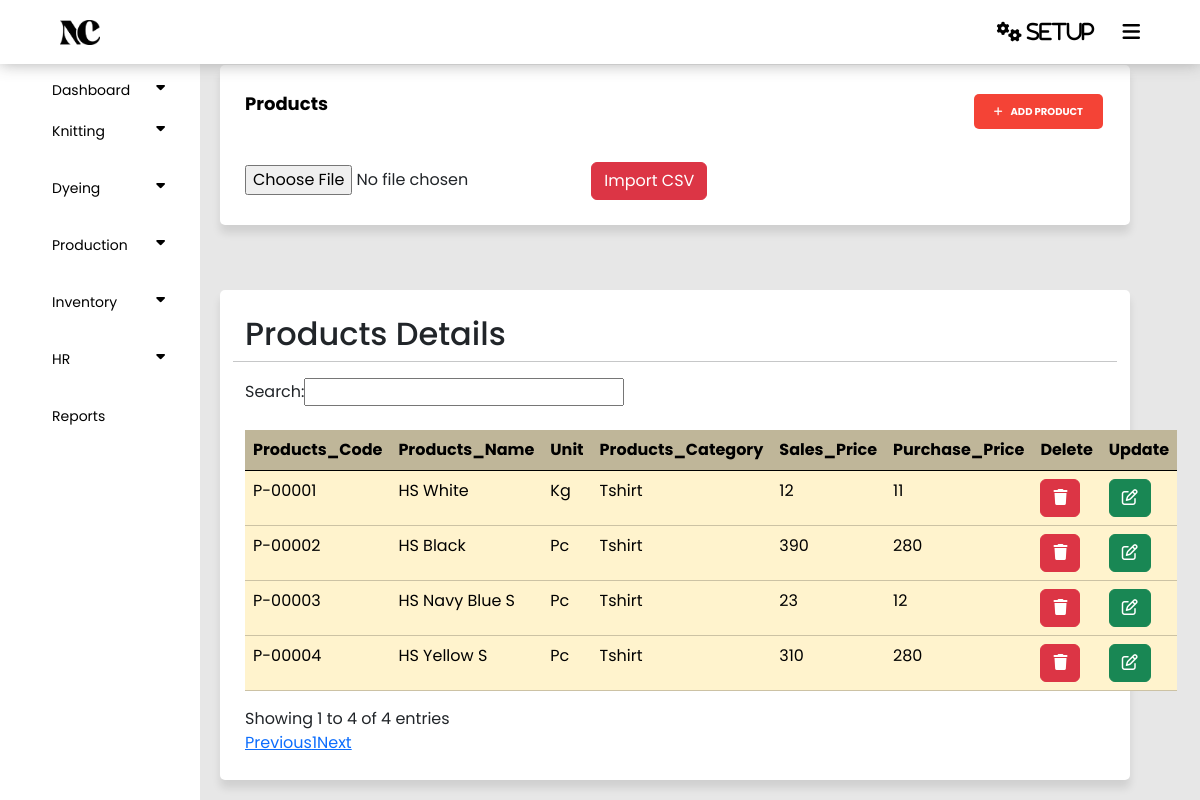
/panel/product.php, run on an earlier commit of the app's database.
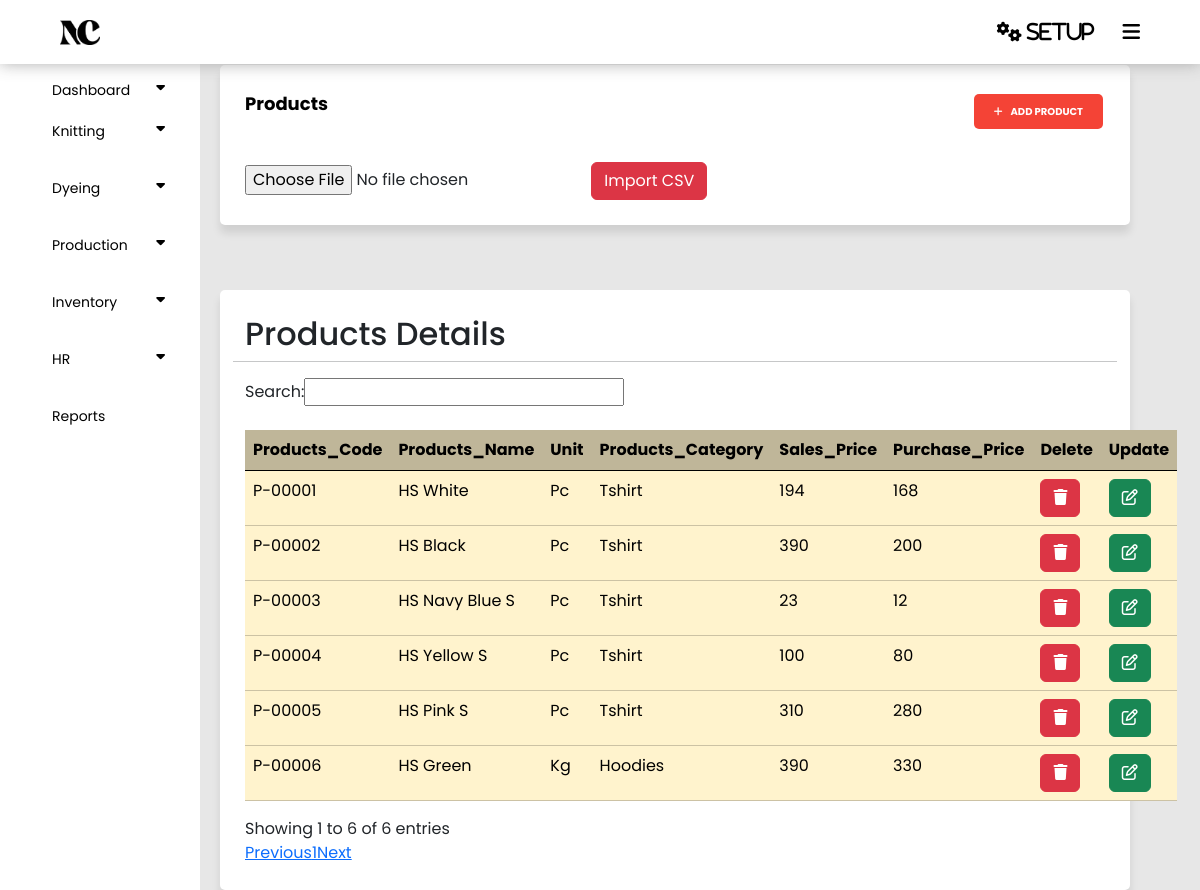
And on a later commit of the database.
### tables this page shows
CREATE TABLE `products` (
  `Id` int(255) NOT NULL,
  `Code` varchar(255) NOT NULL,
  `Name` varchar(255) NOT NULL,
  `Measurement` varchar(255) NOT NULL,
  `Category` varchar(255) NOT NULL,
  `Sales_Price` int(11) NOT NULL,
  `Purchase_Price` int(255) NOT NULL,
  `Status` tinyint(255) NOT NULL DEFAULT 1
);

### panel/product.php (the view, shortened to what this page needs)
<?php
require('config.php');
require('index.php');
$fetch = "SELECT * FROM `products` WHERE status = 1";
$query = mysqli_query($connect , $fetch);
?>
<!DOCTYPE html>
<html lang="en">
<head>
    <link href="https://cdn.jsdelivr.net/npm/bootstrap@5.3.3/dist/css/bootstrap.min.css" rel="stylesheet">
    <link rel="stylesheet" type="text/css" href="style.css">
</head>
<body>
<section class="container">
    <div>
        <header>Products</header>
        <button type="button" onclick="location.href='product_form.php'" class="add_knittingcard_button" style="float: right;"><i class="fa fa-plus" aria-hidden="true"></i>Add Product</button>
    </div>
<br>
<br>
<br>
    <div>
    <div>
    <form action="import.php" method="post" enctype="multipart/form-data">
        <input type="file" name="file" id="file" accept=".csv">
        <button type="submit" class="btn btn-danger">Import CSV</button>
    </form>
</div>
    </div>
</section>
<section class="container">
                <div class="row justify-content-right">
                    <h2>Products Details</h2>
                <hr>
            <table class="table table-warning mt-4" id="example">
                <thead class="bg-warning p-2 text-dark bg-opacity-10" style="opacity: 75%;">
                    <tr>
                    <th scope="col">Products_Code</th>
                    <th scope="col">Products_Name</th>
                    <th scope="col">Unit</th>
                    <th scope="col">Products_Category</th>
                    <th scope="col">Sales_Price </th>
                    <th scope="col">Purchase_Price</th>
                    <th scope="col">Delete</th>
                    <th scope="col">Update</th>
                    </tr>
                </thead>
                <tbody>
                <?php while ($row = mysqli_fetch_assoc($query)) {
                     ?>
                    <tr>
                    <td><?php echo $row ['Code']?></td>
                    <td><?php echo $row ['Name']?></td>
                    <td><?php echo $row ['Measurement']?></td>
                    <td><?php echo $row ['Category']?></td>
                    <td><?php echo $row ['Sales_Price']?></td>
                    <td><?php echo $row ['Purchase_Price']?></td>
                    <td ><a href="Product_delete.php?Id=<?php echo $row ['Id'];?>" class="btn btn-danger"><i class="fa-solid fa-trash"></i></a></td>
                    <td ><a href="Product_update.php?Id=<?php echo $row ['Id'];?>" class="btn btn-success"><i class="fa-regular fa-pen-to-square"></i></a></td>
                </tr>
                <?php
                    }
                ?>
                </tbody>
            </table>
        </section>
</body>
</html>

What changed in the data, as far as the page shows it:
changed products "HS White": Measurement "Kg" → "Pc"; Sales_Price "12" → "194"; Purchase_Price "11" → "168"
changed products "HS Black": Purchase_Price "280" → "200"
changed products "HS Yellow S": Sales_Price "310" → "100"; Purchase_Price "280" → "80"
added products: Code "P-00005", Name "HS Pink S", Measurement "Pc", Category "Tshirt", Sales_Price "310", Purchase_Price "280"
added products: Code "P-00006", Name "HS Green", Measurement "Kg", Category "Hoodies", Sales_Price "390", Purchase_Price "330"
Also different on the page:
text written by a page script: "Search: Showing 1 to 4 of 4 entries Previous 1 Next" → "Search: Showing 1 to 6 of 6 entries Previous 1 Next"
